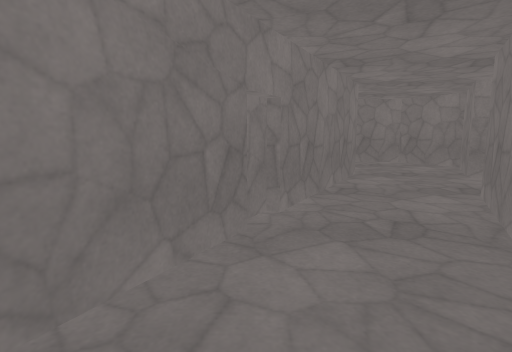
View 1 (above)

16 first-person views from a walk through a 3-D level made in the Godot game engine. The camera is 1.4 m above the floor, tilts 8° down and sees 80° across. Doors that lead somewhere are drawn open, without their leaves. The floor is counted in squares, 1 m on a side. Each view is taken from the middle of a square. On the plan, view 1 faces up. The plan holds only what a view shows up to about 14 squares ahead; the rest is blank. The place goes on beyond the plan. Surface patterns are stand-ins for the level's own textures.

View 2
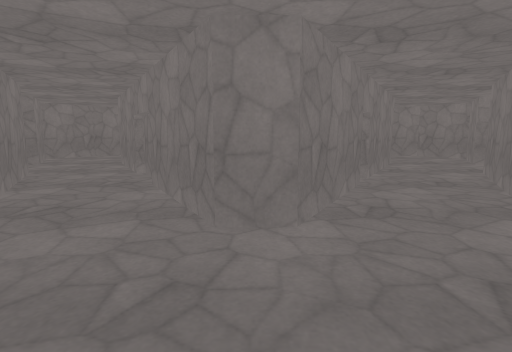

View 3
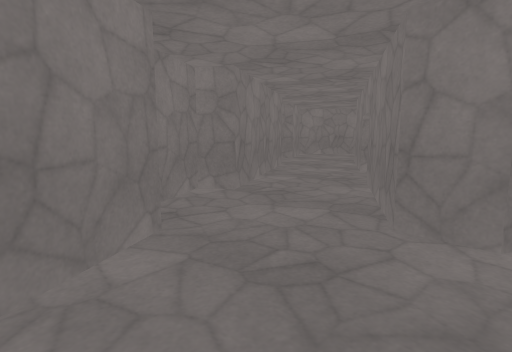

View 4
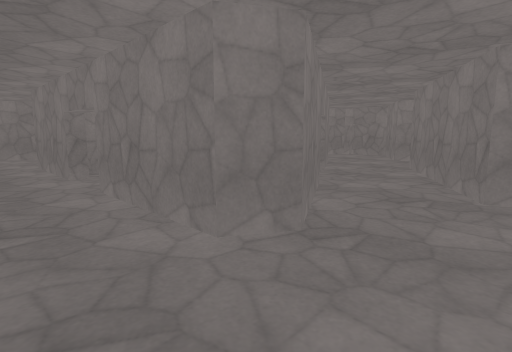

View 5
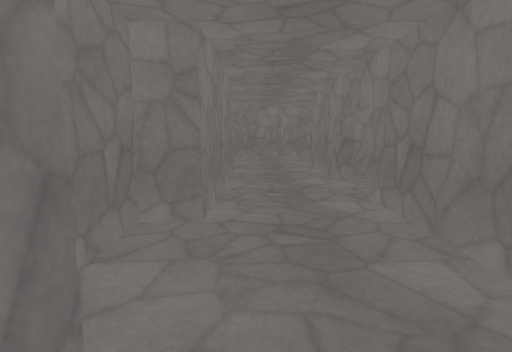

View 6
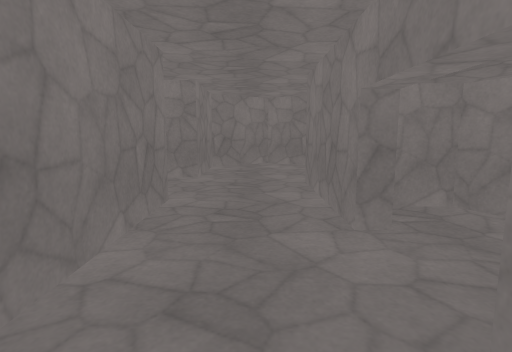

View 7
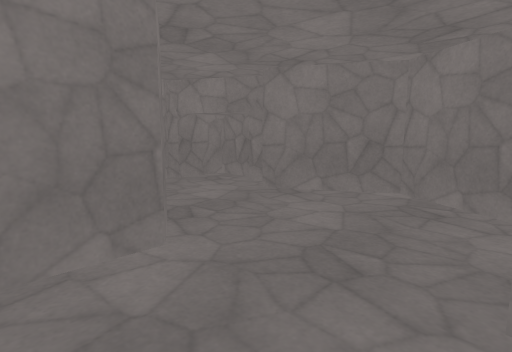

View 8
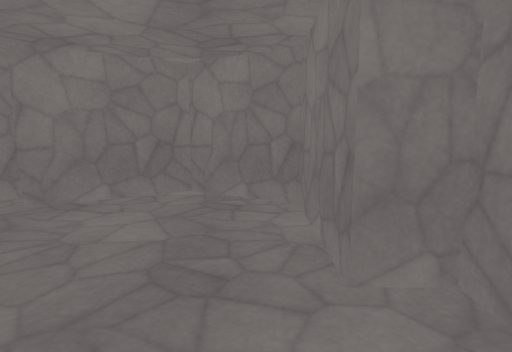

View 9
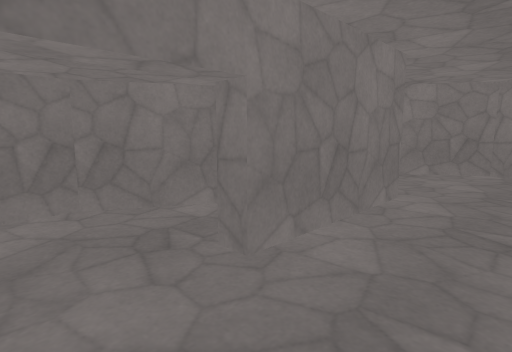

View 10
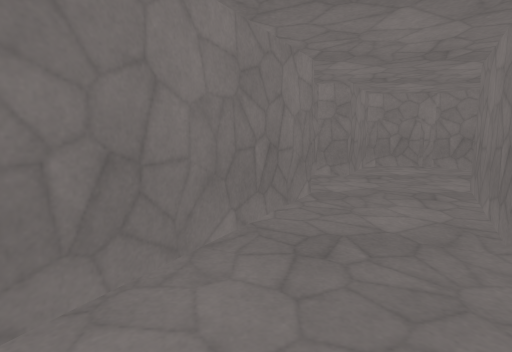

View 11
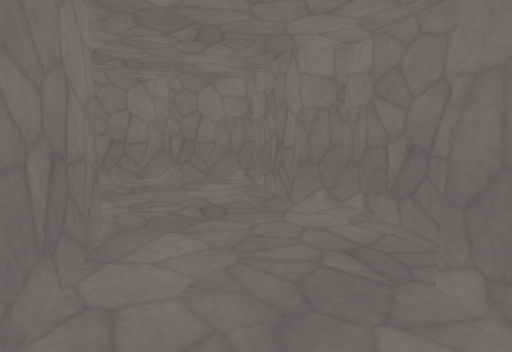

View 12
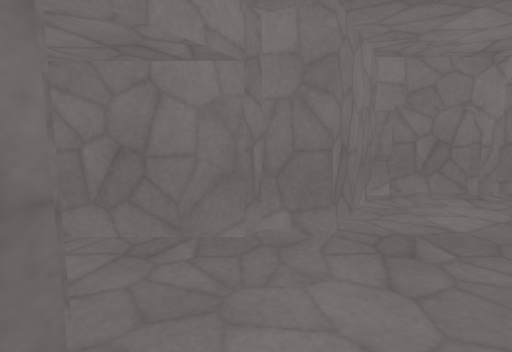

View 13
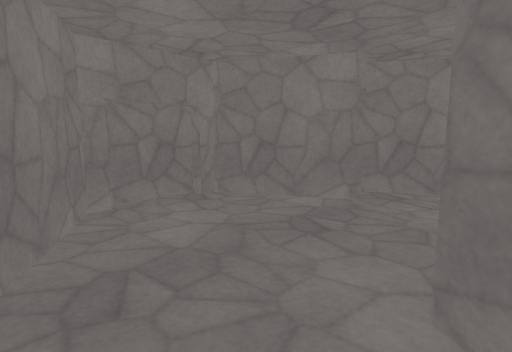

View 14
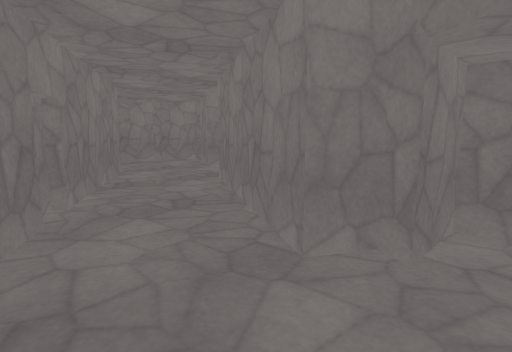

View 15
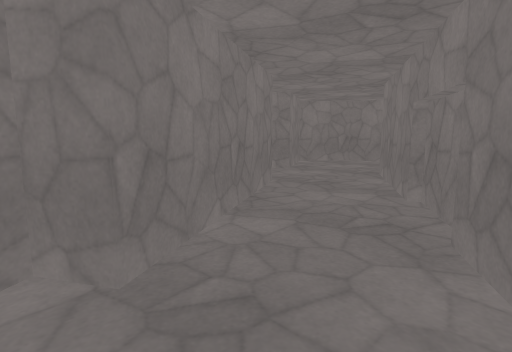

View 16
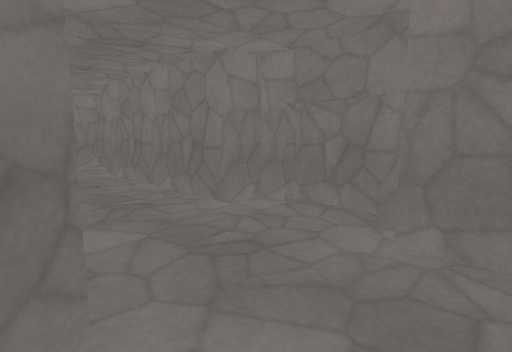

### Floor plan
Points are (right, up) in squares from view 1. A wall is a line through its corners. A room is listed if a view was taken in it or the views show most of it. See-through windows are left out.
Room 1 (views 1, 4, 5, 6, 7, 8, 9, 10, 11, 12, 13, 15, 16)
walls: (-1.7, 11) (-1.7, 11.6) (2.8, 11.6) (3.1, 11.1); (1, 15.8) (0.3, 15.8) (0.3, 14.8) (-6.3, 14.8) (-6.3, 15.8) (-9.6, 15.8) (-9.6, 14.8) (-12.9, 14.8) (-14.3, 12.4) (-12.7, 9.6) (-13.3, 9.2); (3.5, 10.6) (0.4, 5.3); (-7.2, 6.6) (-9.4, 10.5) (-8.8, 11.6) (-4.3, 11.6) (-4.3, 11); (2.9, 16.2) (1, 16.2); (0.3, 5.5) (-0.2, 4.8); (-6, 5.1) (-6.9, 6.7); (-0.1, 4.4) (-2.4, 0.4); (6.3, 6.9) (7.5, 9.1) (6.7, 9.6) (8.3, 12.4) (6.9, 14.8) (3.6, 14.8) (3.6, 15.9); (-13.5, 9) (-13.2, 8.5); (-13.8, 8) (-13.8, 6.5) (-12.1, 6.5) (-11.9, 6.2) (-11, 6.7) (-7.7, 1) (-8.6, 0.5) (-6.9, -2.4); (-3.6, 0.4) (-5.9, 4.4); (0, -1.9) (0.9, -2.4) (1.2, -2) (3.6, -2); (-6.1, -1.9) (-5.5, -2.9); (4, -0.8) (4, 0) (2.3, 0) (2.6, 0.5) (1.7, 1) (5.1, 6.8)
ways out: opening at (-5, -1) to room 2; opening at (-0.5, -0.5) to room 2; door at (-3, 11) to room 3; door at (-5.5, 4)
Room 2 (views 2, 3, 14)
walls: (-2.4, 0.4) (-3.6, 0.4); (-5.5, -2.9) (-4.4, -4.8) (-4, -4.8); (-2.1, -4.8) (-1.6, -4.8) (0, -1.9); (-4.1, -5.1) (-2, -5.1)
ways out: opening at (-5, -1) to room 1; opening at (-0.5, -0.5) to room 1
Room 3 (no view inside)
walls: (-1, 8.8) (-0.3, 9.2) (-0.3, 10.6); (-5.8, 9.3) (-3.5, 8) (-2.4, 8)
ways out: door at (-3, 11) to room 1

Positions as (right, up) in squares from view 1, and headings:
1: (0, 0), facing up
2: (-3, -4), facing up
3: (-2, -4), facing up-left
4: (-12, 14), facing down-right
5: (-11, 14), facing right
6: (-6, 13), facing right
7: (-7, 15), facing down-left
8: (-7, 14), facing left
9: (-2, 14), facing down-left
10: (3, 8), facing down
11: (2, 6), facing up-right
12: (1, 2), facing down
13: (0, 1), facing down-left
14: (-1, -1), facing up-right
15: (-5, 0), facing up-left
16: (5, 11), facing up-left
